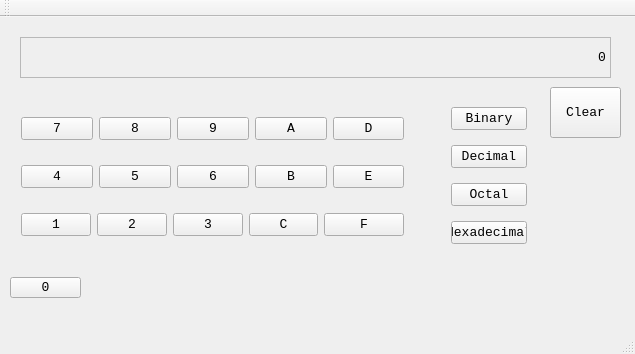
<?xml version="1.0" encoding="UTF-8"?>
<ui version="4.0">
 <class>MainWindow</class>
 <widget class="QMainWindow" name="MainWindow">
  <property name="enabled">
   <bool>true</bool>
  </property>
  <property name="geometry">
   <rect>
    <x>0</x>
    <y>0</y>
    <width>635</width>
    <height>354</height>
   </rect>
  </property>
  <property name="sizePolicy">
   <sizepolicy hsizetype="Fixed" vsizetype="Fixed">
    <horstretch>0</horstretch>
    <verstretch>0</verstretch>
   </sizepolicy>
  </property>
  <property name="font">
   <font>
    <family>Consolas</family>
    <pointsize>10</pointsize>
    <stylestrategy>PreferAntialias</stylestrategy>
   </font>
  </property>
  <property name="windowTitle">
   <string>MainWindow</string>
  </property>
  <widget class="QWidget" name="centralWidget">
   <widget class="QLabel" name="showLabel">
    <property name="geometry">
     <rect>
      <x>20</x>
      <y>20</y>
      <width>591</width>
      <height>41</height>
     </rect>
    </property>
    <property name="sizePolicy">
     <sizepolicy hsizetype="Expanding" vsizetype="Expanding">
      <horstretch>0</horstretch>
      <verstretch>0</verstretch>
     </sizepolicy>
    </property>
    <property name="frameShape">
     <enum>QFrame::StyledPanel</enum>
    </property>
    <property name="frameShadow">
     <enum>QFrame::Sunken</enum>
    </property>
    <property name="lineWidth">
     <number>18</number>
    </property>
    <property name="midLineWidth">
     <number>4</number>
    </property>
    <property name="text">
     <string>0</string>
    </property>
    <property name="scaledContents">
     <bool>false</bool>
    </property>
    <property name="alignment">
     <set>Qt::AlignRight|Qt::AlignTrailing|Qt::AlignVCenter</set>
    </property>
   </widget>
   <widget class="QPushButton" name="pushButton0">
    <property name="geometry">
     <rect>
      <x>10</x>
      <y>260</y>
      <width>71</width>
      <height>21</height>
     </rect>
    </property>
    <property name="sizePolicy">
     <sizepolicy hsizetype="Expanding" vsizetype="Expanding">
      <horstretch>0</horstretch>
      <verstretch>0</verstretch>
     </sizepolicy>
    </property>
    <property name="text">
     <string>0</string>
    </property>
   </widget>
   <widget class="QPushButton" name="clear">
    <property name="geometry">
     <rect>
      <x>550</x>
      <y>70</y>
      <width>71</width>
      <height>51</height>
     </rect>
    </property>
    <property name="sizePolicy">
     <sizepolicy hsizetype="Expanding" vsizetype="Expanding">
      <horstretch>0</horstretch>
      <verstretch>0</verstretch>
     </sizepolicy>
    </property>
    <property name="text">
     <string>Clear</string>
    </property>
   </widget>
   <widget class="QWidget" name="">
    <property name="geometry">
     <rect>
      <x>10</x>
      <y>70</y>
      <width>405</width>
      <height>181</height>
     </rect>
    </property>
    <property name="sizePolicy">
     <sizepolicy hsizetype="Expanding" vsizetype="Expanding">
      <horstretch>0</horstretch>
      <verstretch>0</verstretch>
     </sizepolicy>
    </property>
    <layout class="QVBoxLayout" name="verticalLayout_2">
     <property name="sizeConstraint">
      <enum>QLayout::SetDefaultConstraint</enum>
     </property>
     <item>
      <layout class="QHBoxLayout" name="horizontalLayout">
       <item>
        <widget class="QPushButton" name="pushButton7">
         <property name="sizePolicy">
          <sizepolicy hsizetype="Preferred" vsizetype="Fixed">
           <horstretch>0</horstretch>
           <verstretch>0</verstretch>
          </sizepolicy>
         </property>
         <property name="text">
          <string>7</string>
         </property>
        </widget>
       </item>
       <item>
        <widget class="QPushButton" name="pushButton8">
         <property name="sizePolicy">
          <sizepolicy hsizetype="Fixed" vsizetype="Fixed">
           <horstretch>0</horstretch>
           <verstretch>0</verstretch>
          </sizepolicy>
         </property>
         <property name="text">
          <string>8</string>
         </property>
        </widget>
       </item>
       <item>
        <widget class="QPushButton" name="pushButton9">
         <property name="sizePolicy">
          <sizepolicy hsizetype="Fixed" vsizetype="Fixed">
           <horstretch>0</horstretch>
           <verstretch>0</verstretch>
          </sizepolicy>
         </property>
         <property name="text">
          <string>9</string>
         </property>
        </widget>
       </item>
       <item>
        <widget class="QPushButton" name="pushButtonA">
         <property name="sizePolicy">
          <sizepolicy hsizetype="Fixed" vsizetype="Fixed">
           <horstretch>0</horstretch>
           <verstretch>0</verstretch>
          </sizepolicy>
         </property>
         <property name="text">
          <string>A</string>
         </property>
        </widget>
       </item>
       <item>
        <widget class="QPushButton" name="pushButtonD">
         <property name="sizePolicy">
          <sizepolicy hsizetype="Fixed" vsizetype="Fixed">
           <horstretch>0</horstretch>
           <verstretch>0</verstretch>
          </sizepolicy>
         </property>
         <property name="text">
          <string>D</string>
         </property>
        </widget>
       </item>
      </layout>
     </item>
     <item>
      <layout class="QHBoxLayout" name="horizontalLayout_2">
       <item>
        <widget class="QPushButton" name="pushButton4">
         <property name="sizePolicy">
          <sizepolicy hsizetype="Fixed" vsizetype="Fixed">
           <horstretch>0</horstretch>
           <verstretch>0</verstretch>
          </sizepolicy>
         </property>
         <property name="text">
          <string>4</string>
         </property>
        </widget>
       </item>
       <item>
        <widget class="QPushButton" name="pushButton5">
         <property name="sizePolicy">
          <sizepolicy hsizetype="Fixed" vsizetype="Fixed">
           <horstretch>0</horstretch>
           <verstretch>0</verstretch>
          </sizepolicy>
         </property>
         <property name="text">
          <string>5</string>
         </property>
        </widget>
       </item>
       <item>
        <widget class="QPushButton" name="pushButton6">
         <property name="sizePolicy">
          <sizepolicy hsizetype="Fixed" vsizetype="Fixed">
           <horstretch>0</horstretch>
           <verstretch>0</verstretch>
          </sizepolicy>
         </property>
         <property name="text">
          <string>6</string>
         </property>
        </widget>
       </item>
       <item>
        <widget class="QPushButton" name="pushButtonB">
         <property name="sizePolicy">
          <sizepolicy hsizetype="Fixed" vsizetype="Fixed">
           <horstretch>0</horstretch>
           <verstretch>0</verstretch>
          </sizepolicy>
         </property>
         <property name="text">
          <string>B</string>
         </property>
        </widget>
       </item>
       <item>
        <widget class="QPushButton" name="pushButtonE">
         <property name="sizePolicy">
          <sizepolicy hsizetype="Fixed" vsizetype="Fixed">
           <horstretch>0</horstretch>
           <verstretch>0</verstretch>
          </sizepolicy>
         </property>
         <property name="text">
          <string>E</string>
         </property>
        </widget>
       </item>
      </layout>
     </item>
     <item>
      <layout class="QHBoxLayout" name="horizontalLayout_4">
       <item>
        <layout class="QHBoxLayout" name="horizontalLayout_3">
         <item>
          <widget class="QPushButton" name="pushButton1">
           <property name="text">
            <string>1</string>
           </property>
          </widget>
         </item>
         <item>
          <widget class="QPushButton" name="pushButton2">
           <property name="text">
            <string>2</string>
           </property>
          </widget>
         </item>
         <item>
          <widget class="QPushButton" name="pushButton3">
           <property name="text">
            <string>3</string>
           </property>
          </widget>
         </item>
         <item>
          <widget class="QPushButton" name="pushButtonC">
           <property name="text">
            <string>C</string>
           </property>
          </widget>
         </item>
        </layout>
       </item>
       <item>
        <widget class="QPushButton" name="pushButtonF">
         <property name="text">
          <string>F</string>
         </property>
        </widget>
       </item>
      </layout>
     </item>
    </layout>
   </widget>
   <widget class="QWidget" name="">
    <property name="geometry">
     <rect>
      <x>440</x>
      <y>70</y>
      <width>98</width>
      <height>181</height>
     </rect>
    </property>
    <property name="sizePolicy">
     <sizepolicy hsizetype="Expanding" vsizetype="Expanding">
      <horstretch>0</horstretch>
      <verstretch>0</verstretch>
     </sizepolicy>
    </property>
    <layout class="QVBoxLayout" name="verticalLayout">
     <item>
      <widget class="QPushButton" name="pushButton_1">
       <property name="text">
        <string>Binary</string>
       </property>
      </widget>
     </item>
     <item>
      <widget class="QPushButton" name="pushButton_2">
       <property name="text">
        <string>Decimal</string>
       </property>
      </widget>
     </item>
     <item>
      <widget class="QPushButton" name="pushButton_3">
       <property name="text">
        <string>Octal</string>
       </property>
      </widget>
     </item>
     <item>
      <widget class="QPushButton" name="pushButton_4">
       <property name="text">
        <string>Hexadecimal</string>
       </property>
      </widget>
     </item>
    </layout>
   </widget>
   <zorder>showLabel</zorder>
   <zorder>pushButton7</zorder>
   <zorder>pushButton8</zorder>
   <zorder>pushButton9</zorder>
   <zorder>pushButton4</zorder>
   <zorder>pushButton5</zorder>
   <zorder>pushButton6</zorder>
   <zorder>pushButton1</zorder>
   <zorder>pushButton2</zorder>
   <zorder>pushButton3</zorder>
   <zorder>pushButtonA</zorder>
   <zorder>pushButtonB</zorder>
   <zorder>pushButtonC</zorder>
   <zorder>pushButtonD</zorder>
   <zorder>pushButtonE</zorder>
   <zorder>pushButtonF</zorder>
   <zorder>pushButton_1</zorder>
   <zorder>pushButton_2</zorder>
   <zorder>pushButton_3</zorder>
   <zorder>pushButton_4</zorder>
   <zorder>pushButton</zorder>
   <zorder></zorder>
   <zorder>pushButton0</zorder>
   <zorder>clear</zorder>
  </widget>
  <widget class="QMenuBar" name="menuBar">
   <property name="geometry">
    <rect>
     <x>0</x>
     <y>0</y>
     <width>635</width>
     <height>21</height>
    </rect>
   </property>
  </widget>
  <widget class="QToolBar" name="mainToolBar">
   <attribute name="toolBarArea">
    <enum>TopToolBarArea</enum>
   </attribute>
   <attribute name="toolBarBreak">
    <bool>false</bool>
   </attribute>
  </widget>
  <widget class="QStatusBar" name="statusBar"/>
 </widget>
 <layoutdefault spacing="6" margin="11"/>
 <resources/>
 <connections/>
 <designerdata>
  <property name="gridDeltaX">
   <number>10</number>
  </property>
  <property name="gridDeltaY">
   <number>10</number>
  </property>
  <property name="gridSnapX">
   <bool>true</bool>
  </property>
  <property name="gridSnapY">
   <bool>true</bool>
  </property>
  <property name="gridVisible">
   <bool>true</bool>
  </property>
 </designerdata>
</ui>
